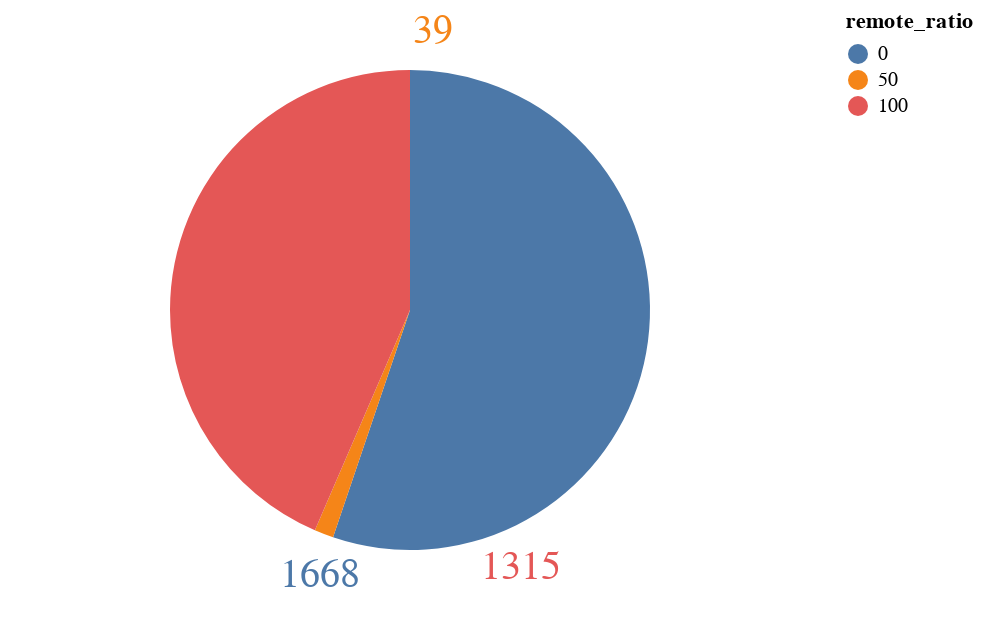

The notebook cell saved with this chart:
### Code cell
pie = base.mark_arc(outerRadius=120)
text = base.mark_text(radius=140, size=20).encode(text="Count")
pie + text

### Figure 1 — Vega-Lite specification as saved in the notebook (floating-point values rounded to 4 significant figures)
{"config": {"view": {"continuousWidth": 400, "continuousHeight": 300}}, "layer": [{"mark": {"type": "arc", "outerRadius": 120}, "encoding": {"color": {"field": "remote_ratio", "type": "nominal"}, "theta": {"field": "Count", "type": "quantitative"}}}, {"mark": {"type": "text", "radius": 140, "size": 20}, "encoding": {"color": {"field": "remote_ratio", "type": "nominal"}, "text": {"field": "Count", "type": "quantitative"}, "theta": {"field": "Count", "type": "quantitative"}}}], "data": {"name": "data-526e2d930cae12b12938449e088c7f91"}, "$schema": "https://vega.github.io/schema/vega-lite/v4.17.0.json", "datasets": {"data-526e2d930cae12b12938449e088c7f91": [{"remote_ratio": 0, "Count": 1668}, {"remote_ratio": 50, "Count": 39}, {"remote_ratio": 100, "Count": 1315}]}}
